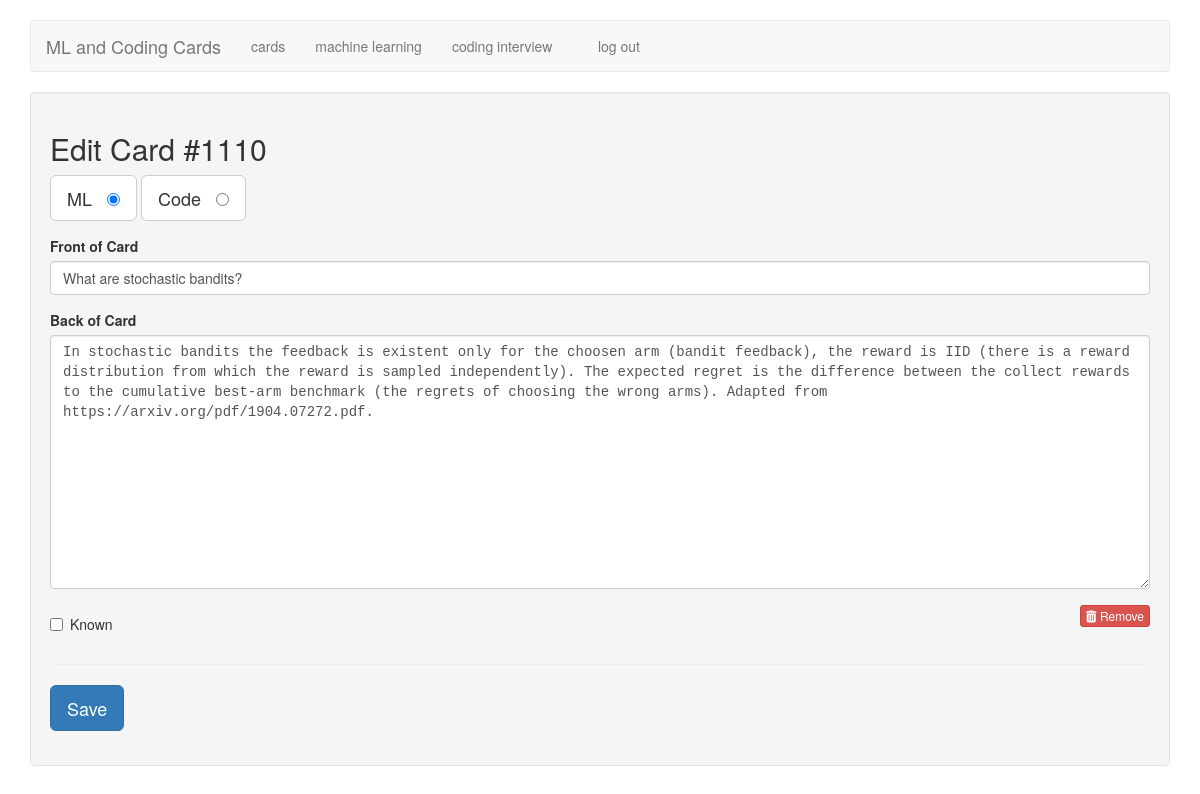
/edit/1110 (signed in), run on the app's committed database.
### tables this page shows
CREATE TABLE cards (
  id integer primary key autoincrement,
  type tinyint not null, /* 1 for vocab, 2 for code */
  front text not null,
  back text not null,
  known boolean default 0
);

### flash_cards.py (the view)
@app.route('/edit/<card_id>')
def edit(card_id):
    if not session.get('logged_in'):
        return redirect(url_for('login'))
    db = get_db()
    query = '''
        SELECT id, type, front, back, known
        FROM cards
        WHERE id = ?
    '''
    cur = db.execute(query, [card_id])
    card = cur.fetchone()
    return render_template('edit.html', card=card)

### flash_cards.py (called while the page is built)
def connect_db():
    rv = sqlite3.connect(app.config['DATABASE'])
    rv.row_factory = sqlite3.Row
    return rv

def get_db():
    if not hasattr(g, 'sqlite_db'):
        g.sqlite_db = connect_db()
    return g.sqlite_db

### templates/edit.html (shortened to what this page needs)
{% extends "layout.html" %}
{% block body %}
    <div class="well">
        <h2>Edit Card #{{ card.id }}</h2>
        <form action="{{ url_for('edit_card') }}" method="post" class="cardForm">
            <div class="form-group">
                <label for="ML" class="btn btn-default btn-lg">ML &nbsp;
                    <input type="radio" name="type" value="1"
                           id="ML" {{ "checked" if (card.type == 1) else "" }} />
                </label>
                <label for="code" class="btn btn-default btn-lg">Code &nbsp;
                    <input type="radio" name="type" value="2" id="code" {{ "checked" if (card.type == 2) else "" }} />
                </label>
            </div>
            <div class="form-group">
                <label for="front">Front of Card</label>
                <input type="text" name="front" id="front" class="form-control" value="{{ card.front|e }}">
            </div>
            <div class="form-group">
                <label for="back">Back of Card</label>
                <textarea name="back"
                          class="form-control"
                          id="back"
                          placeholder="back of card"
                          rows="12">{{ card.back|e }}</textarea>
            </div>
            <div class="row">
                <div class="col-xs-6">
                    <div class="checkbox">
                        <label>
                            <input type="checkbox" name="known"
                               value="1" {{ "checked" if (card.known == 1) else "" }} /> Known
                        </label>
                    </div>
                </div>
                <div class="col-xs-6 text-right">
                    <a href="{{ url_for('delete', card_id=card.id) }}" class="btn btn-danger btn-xs">
                        <i class="fa fa-trash"></i>
                        Remove
                    </a>
                </div>
            </div>
            <hr />
            <div class="form-group">
                <button type="submit" class="saveButton btn btn-lg btn-primary">Save</button>
            </div>
        </form>
    </div>
{% endblock %}

### static/style.css (style rules this page uses)
textarea { font-family: monospace; }

### data on the page
cards: id "1110", front "What are stochastic bandits?", back "In stochastic bandits the feedback is existent only for the choosen arm (bandit feedback), the reward is IID (there is a reward distribution from which the reward is sampled independently). The expected regret is the difference between the collect rewards to the cumulative best-arm benchmark (the regrets of choosing the wrong arms). Adapted from https://arxiv.org/pdf/1904.07272.pdf."
